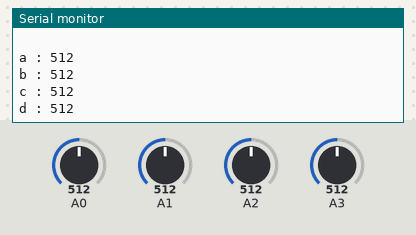
Recording of a sketch running on a simulated Arduino Uno, built with avr-gcc and run on an emulated ATmega328P. Shown: the last lines printed to the serial monitor. The test bench sets the inputs (shaded band); at power-on: A0 = 512, A1 = 512, A2 = 512, A3 = 512.

Above: at 1.3 s.
1.4 s: A0 set to 716
2.9 s: A1 set to 716
At 3.33 s:
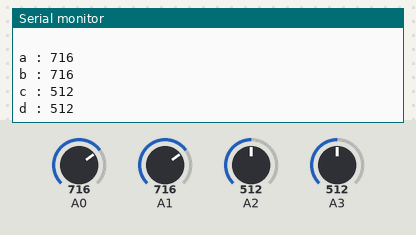
4.4 s: A2 set to 716
At 4.83 s:
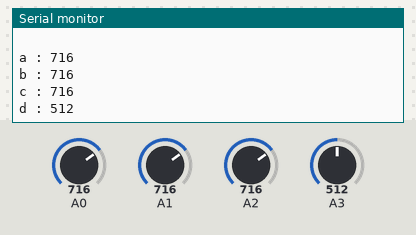
5.9 s: A3 set to 716
At 6.34 s:
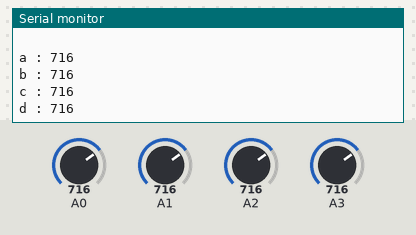
7.4 s: A0 set to 992
8.9 s: A1 set to 992
At 9.35 s:
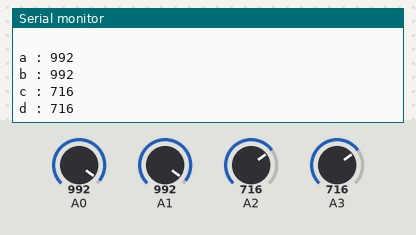
Timing chart, 0 to 11.4 s (numbered marks = the images above; inputs shaded):
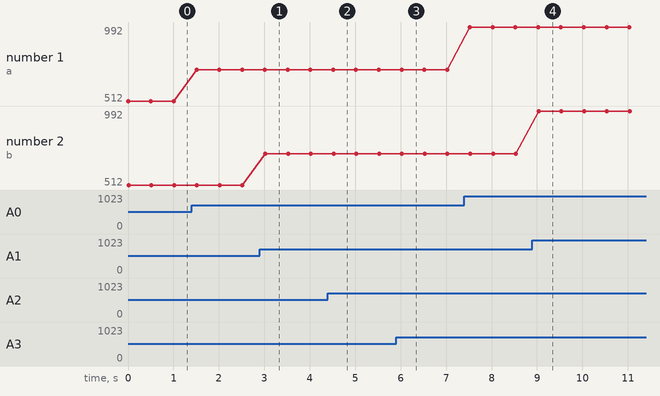

The sketch:

test1.ino
```cpp
int a,b,c,d;
void setup() {
 Serial.begin(9600);
}

void loop() {
  a = analogRead(0);
  b = analogRead(1);
  c = analogRead(2);
  d = analogRead(3);
Serial.println(" ");
  Serial.print("a : ");
  Serial.println(a);
 Serial.print("b : ");
  Serial.println(b);
  Serial.print("c : ");
  Serial.println(c);
  Serial.print("d : ");
  Serial.println(d);
  delay(500);
}
```

Measured:
- after the input at 2.9 s, the serial monitor: prints a new line after 0.12 s (image 1)
- after the input at 4.4 s, the serial monitor: prints a new line after 0.13 s (image 2)
- after the input at 5.9 s, the serial monitor: prints a new line after 0.15 s (image 3)
- after the input at 8.9 s, the serial monitor: prints a new line after 0.14 s (image 4)
- plotted number 1: 512 → 716 after the input at 1.4 s, 716 → 992 after the input at 7.4 s
